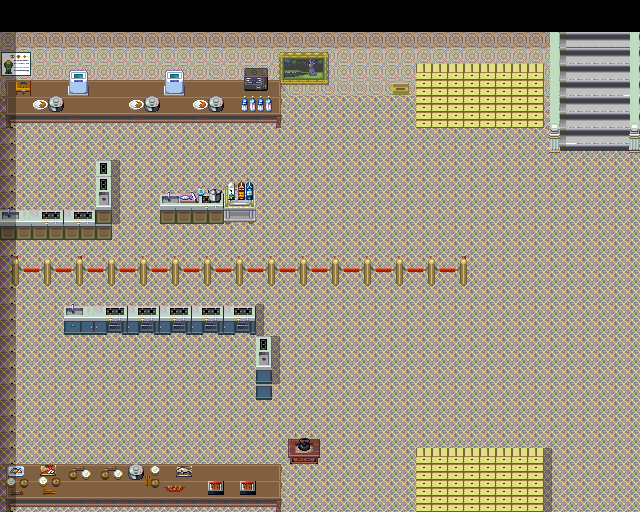

Tiled map render using the project's own tile images. Description and the map definition, with tile-layer contents summarised, below:
An orthogonal 40x32 tile map with 16x16 px tiles, 8 tile layers (Base, MonoShita, MonoChu, MonoUe, ...), 4 tilesets and 50 objects.

<map version="1.0" orientation="orthogonal" renderorder="right-down" width="40" height="32" tilewidth="16" tileheight="16" backgroundcolor="#000000" nextobjectid="92">
 <tileset firstgid="1" name="kitchen-option1" tilewidth="16" tileheight="16" tilecount="216" columns="18">
  <image source="kitchen-option1.png" trans="007575" width="288" height="192" />
 </tileset>
 <tileset firstgid="217" name="ST-MsionR-I01" tilewidth="16" tileheight="16" tilecount="1984" columns="16">
  <image source="ST-MsionR-I01.png" trans="007575" width="256" height="1990" />
 </tileset>
 <tileset firstgid="2201" name="youkan" tilewidth="16" tileheight="16" tilecount="480" columns="30">
  <image source="youkan.png" trans="007575" width="480" height="256" />
 </tileset>
 <tileset firstgid="2681" name="ST-Sewer-01.png" tilewidth="16" tileheight="16" tilecount="1504" columns="16">
  <image source="ST-Sewer-01.png" width="256" height="1504" />
 </tileset>
 <layer name="Base" width="40" height="32">
  <properties>
   <property name="cc_vertexz" value="-14" />
  </properties>
  <data>[1280 cells, 1200 non-empty, 3 distinct tile ids]</data>
 </layer>
 <layer name="MonoShita" width="40" height="32">
  <properties>
   <property name="cc_vertexz" value="-13" />
  </properties>
  <data>[1280 cells, 180 non-empty, 18 distinct tile ids]</data>
 </layer>
 <layer name="MonoChu" width="40" height="32">
  <properties>
   <property name="cc_vertexz" value="-12" />
  </properties>
  <data>[1280 cells, 173 non-empty, 45 distinct tile ids]</data>
 </layer>
 <layer name="MonoUe" width="40" height="32">
  <properties>
   <property name="cc_vertexz" value="-11" />
  </properties>
  <data>[1280 cells, 152 non-empty, 55 distinct tile ids]</data>
 </layer>
 <objectgroup name="collision">
  <object id="23" x="0" y="80" width="272" height="48" />
  <object id="24" x="272" y="80" width="16" height="48" />
  <object id="25" x="288" y="64" width="256" height="32" />
  <object id="26" x="416" y="80" width="128" height="48" />
  <object id="27" x="544" y="32" width="16" height="128" />
  <object id="28" x="624" y="32" width="16" height="128" />
  <object id="29" x="0" y="224" width="112" height="16" />
  <object id="30" x="96" y="160" width="16" height="80" />
  <object id="31" x="176" y="208" width="48" height="16" />
  <object id="32" x="160" y="208" width="16" height="16" />
  <object id="33" x="224" y="192" width="32" height="32" />
  <object id="34" x="0" y="464" width="288" height="48" />
  <object id="35" x="64" y="304" width="192" height="32" />
  <object id="36" x="256" y="336" width="16" height="64" />
  <object id="37" x="288" y="432" width="32" height="32" />
  <object id="38" x="416" y="480" width="128" height="32" />
  <object id="39" x="0" y="208" width="96" height="16" />
  <object id="70" x="0" y="272" width="464" height="16" />
  <object id="71" x="-32" y="32" width="32" height="480" />
  <object id="72" x="640" y="32" width="48" height="480" />
  <object id="73" x="0" y="512" width="640" height="16" />
 </objectgroup>
 <objectgroup name="Ugokumono(object)">
  <properties>
   <property name="cc_vertexz" value="0" />
  </properties>
 </objectgroup>
 <objectgroup name="Chara(object)">
  <properties>
   <property name="cc_vertexz" value="0" />
  </properties>
  <object id="67" x="224" y="336" width="32" height="32">
   <properties>
    <property name="CharaID" value="1" />
    <property name="EventID" value="17" />
    <property name="direction" value="UP" />
    <property name="movePattern" value="2" />
    <property name="objID" value="109" />
    <property name="trigger" value="2" />
   </properties>
  </object>
  <object id="74" x="64" y="176" width="32" height="32">
   <properties>
    <property name="CharaID" value="0" />
    <property name="direction" value="RIGHT" />
    <property name="movePattern" value="2" />
    <property name="objID" value="1087" />
   </properties>
  </object>
 </objectgroup>
 <layer name="CharaUe1" width="40" height="32">
  <data>[1280 cells, 30 non-empty, 6 distinct tile ids]</data>
 </layer>
 <layer name="CharaUe2" width="40" height="32">
  <data>[1280 cells, 26 non-empty, 12 distinct tile ids]</data>
 </layer>
 <layer name="CharaUe3" width="40" height="32">
  <data>[1280 cells, 2 non-empty, 1 distinct tile ids]</data>
 </layer>
 <objectgroup name="event">
  <object id="41" x="560" y="0" width="32" height="32">
   <properties>
    <property name="EventID" value="2" />
    <property name="trigger" value="1" />
   </properties>
  </object>
  <object id="42" x="592" y="0" width="32" height="32">
   <properties>
    <property name="EventID" value="3" />
    <property name="trigger" value="1" />
   </properties>
  </object>
  <object id="45" x="0" y="208" width="96" height="32">
   <properties>
    <property name="EventID" value="1" />
    <property name="trigger" value="2" />
   </properties>
  </object>
  <object id="46" x="96" y="160" width="16" height="64">
   <properties>
    <property name="EventID" value="1" />
    <property name="trigger" value="2" />
   </properties>
  </object>
  <object id="48" x="0" y="80" width="32" height="48">
   <properties>
    <property name="EventID" value="6" />
    <property name="trigger" value="2" />
   </properties>
  </object>
  <object id="49" x="32" y="80" width="32" height="48">
   <properties>
    <property name="EventID" value="7" />
    <property name="trigger" value="2" />
   </properties>
  </object>
  <object id="50" x="128" y="80" width="32" height="48">
   <properties>
    <property name="EventID" value="7" />
    <property name="trigger" value="2" />
   </properties>
  </object>
  <object id="51" x="192" y="80" width="32" height="48">
   <properties>
    <property name="EventID" value="7" />
    <property name="trigger" value="2" />
   </properties>
  </object>
  <object id="52" x="64" y="80" width="32" height="48">
   <properties>
    <property name="EventID" value="8" />
    <property name="trigger" value="2" />
   </properties>
  </object>
  <object id="53" x="160" y="80" width="32" height="48">
   <properties>
    <property name="EventID" value="8" />
    <property name="trigger" value="2" />
   </properties>
  </object>
  <object id="56" x="384" y="64" width="32" height="32">
   <properties>
    <property name="EventID" value="9" />
    <property name="trigger" value="2" />
   </properties>
  </object>
  <object id="57" x="416" y="96" width="64" height="32">
   <properties>
    <property name="EventID" value="10" />
    <property name="trigger" value="2" />
   </properties>
  </object>
  <object id="58" x="416" y="480" width="128" height="32">
   <properties>
    <property name="EventID" value="11" />
    <property name="trigger" value="2" />
   </properties>
  </object>
  <object id="59" x="288" y="432" width="32" height="32">
   <properties>
    <property name="EventID" value="12" />
    <property name="trigger" value="2" />
   </properties>
  </object>
  <object id="61" x="0" y="464" width="272" height="48">
   <properties>
    <property name="EventID" value="13" />
    <property name="trigger" value="2" />
   </properties>
  </object>
  <object id="62" x="64" y="304" width="192" height="32">
   <properties>
    <property name="EventID" value="14" />
    <property name="trigger" value="2" />
   </properties>
  </object>
  <object id="63" x="256" y="336" width="16" height="64">
   <properties>
    <property name="EventID" value="14" />
    <property name="trigger" value="2" />
   </properties>
  </object>
  <object id="64" x="224" y="192" width="32" height="32">
   <properties>
    <property name="EventID" value="15" />
    <property name="trigger" value="2" />
   </properties>
  </object>
  </objectgroup>
 <objectgroup name="item">
  <!-- 2 objects omitted --></objectgroup>
 <layer name="shadow" width="40" height="32">
  <data>[1280 cells, 43 non-empty, 2 distinct tile ids]</data>
 </layer>
</map>
<!-- 9 of 50 objects omitted -->
